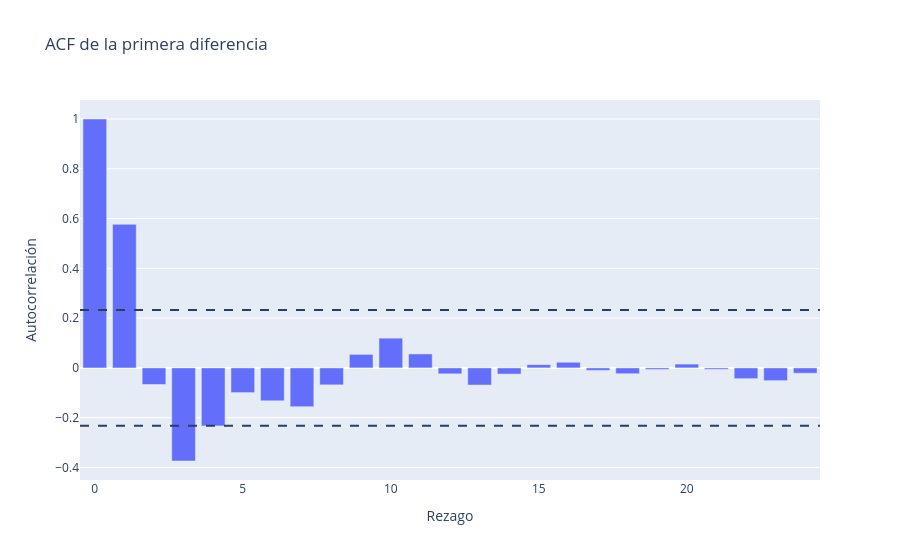

Notebook source saved alongside this figure:
### Code cell
fig = go.Figure()
fig.add_trace(go.Bar(x=list(range(rezagos + 1)), y=valores_acf, name="ACF"))
fig.add_hline(y=limite, line_dash="dash")
fig.add_hline(y=-limite, line_dash="dash")
fig.update_layout(title="ACF de la primera diferencia", xaxis_title="Rezago", yaxis_title="Autocorrelación")
fig.show()

### Figure 1 — Plotly figure (JSON) as saved in the notebook; plotly's stock layout.template omitted (floating-point values rounded to 4 significant figures)
{"data": [{"name": "ACF", "type": "bar", "x": [0, 1, 2, 3, 4, 5, 6, 7, 8, 9, 10, 11, 12, 13, 14, 15, 16, 17, 18, 19, 20, 21, 22, 23, 24], "y": [1.0, 0.5768, -0.06655, -0.374, -0.233, -0.09929, -0.1321, -0.156, -0.06815, 0.05446, 0.1195, 0.05617, -0.0238, -0.06891, -0.02479, 0.01321, 0.02274, -0.01006, -0.0233, -0.006264, 0.01532, -0.005664, -0.04322, -0.05113, -0.0214]}], "layout": {"shapes": [{"line": {"dash": "dash"}, "type": "line", "x0": 0, "x1": 1, "xref": "x domain", "y0": 0.2326, "y1": 0.2326, "yref": "y"}, {"line": {"dash": "dash"}, "type": "line", "x0": 0, "x1": 1, "xref": "x domain", "y0": -0.2326, "y1": -0.2326, "yref": "y"}], "title": {"text": "ACF de la primera diferencia"}, "xaxis": {"title": {"text": "Rezago"}}, "yaxis": {"title": {"text": "Autocorrelación"}}}}
